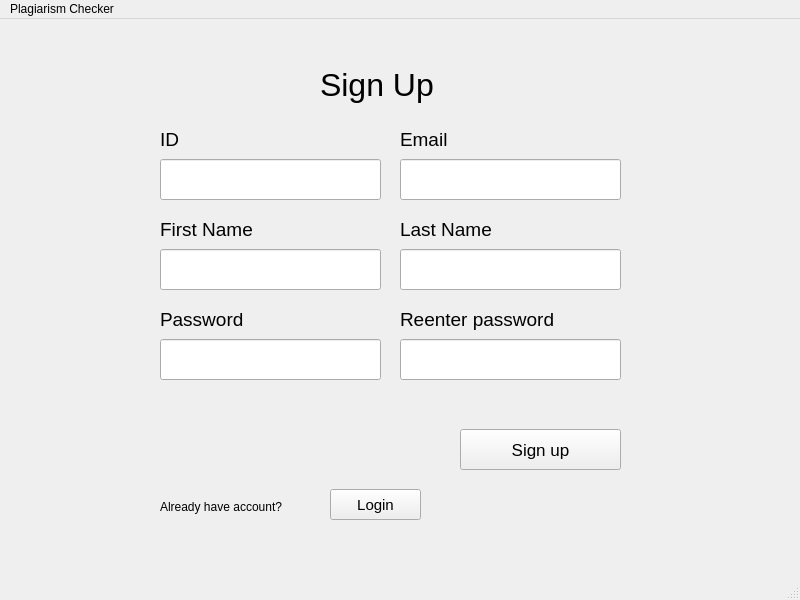
<?xml version="1.0" encoding="UTF-8"?>
<ui version="4.0">
 <class>MainWindow</class>
 <widget class="QMainWindow" name="MainWindow">
  <property name="geometry">
   <rect>
    <x>0</x>
    <y>0</y>
    <width>800</width>
    <height>600</height>
   </rect>
  </property>
  <property name="windowTitle">
   <string>Plagiarism Checker</string>
  </property>
  <widget class="QWidget" name="centralwidget">
   <widget class="QStackedWidget" name="stackedWidget">
    <property name="geometry">
     <rect>
      <x>0</x>
      <y>0</y>
      <width>801</width>
      <height>571</height>
     </rect>
    </property>
    <property name="styleSheet">
     <string notr="true"/>
    </property>
    <property name="currentIndex">
     <number>1</number>
    </property>
    <widget class="QWidget" name="page">
     <widget class="QLineEdit" name="lineEdit_password">
      <property name="geometry">
       <rect>
        <x>240</x>
        <y>270</y>
        <width>281</width>
        <height>41</height>
       </rect>
      </property>
      <property name="font">
       <font>
        <pointsize>14</pointsize>
       </font>
      </property>
      <property name="styleSheet">
       <string notr="true">background-color: #fff;</string>
      </property>
      <property name="echoMode">
       <enum>QLineEdit::Password</enum>
      </property>
     </widget>
     <widget class="QPushButton" name="loginButton">
      <property name="geometry">
       <rect>
        <x>360</x>
        <y>330</y>
        <width>161</width>
        <height>41</height>
       </rect>
      </property>
      <property name="text">
       <string>Log in</string>
      </property>
     </widget>
     <widget class="QLabel" name="label">
      <property name="geometry">
       <rect>
        <x>240</x>
        <y>130</y>
        <width>111</width>
        <height>41</height>
       </rect>
      </property>
      <property name="font">
       <font>
        <pointsize>14</pointsize>
       </font>
      </property>
      <property name="text">
       <string>ID</string>
      </property>
     </widget>
     <widget class="QPushButton" name="pushButton">
      <property name="geometry">
       <rect>
        <x>430</x>
        <y>410</y>
        <width>89</width>
        <height>25</height>
       </rect>
      </property>
      <property name="text">
       <string>Register</string>
      </property>
     </widget>
     <widget class="QLabel" name="label_3">
      <property name="geometry">
       <rect>
        <x>240</x>
        <y>415</y>
        <width>181</width>
        <height>16</height>
       </rect>
      </property>
      <property name="text">
       <string>Don't have account yet?</string>
      </property>
     </widget>
     <widget class="QLabel" name="label_2">
      <property name="geometry">
       <rect>
        <x>240</x>
        <y>230</y>
        <width>111</width>
        <height>41</height>
       </rect>
      </property>
      <property name="font">
       <font>
        <pointsize>14</pointsize>
       </font>
      </property>
      <property name="text">
       <string>Password</string>
      </property>
     </widget>
     <widget class="QLineEdit" name="lineEdit_login">
      <property name="geometry">
       <rect>
        <x>240</x>
        <y>170</y>
        <width>281</width>
        <height>41</height>
       </rect>
      </property>
      <property name="font">
       <font>
        <pointsize>14</pointsize>
       </font>
      </property>
      <property name="styleSheet">
       <string notr="true">background-color: #fff;</string>
      </property>
     </widget>
     <widget class="QLabel" name="label_13">
      <property name="geometry">
       <rect>
        <x>330</x>
        <y>50</y>
        <width>81</width>
        <height>51</height>
       </rect>
      </property>
      <property name="font">
       <font>
        <pointsize>24</pointsize>
       </font>
      </property>
      <property name="text">
       <string>Login</string>
      </property>
     </widget>
    </widget>
    <widget class="QWidget" name="page_2">
     <widget class="QLineEdit" name="lineEdit_login_2">
      <property name="geometry">
       <rect>
        <x>160</x>
        <y>140</y>
        <width>221</width>
        <height>41</height>
       </rect>
      </property>
      <property name="font">
       <font>
        <pointsize>14</pointsize>
       </font>
      </property>
     </widget>
     <widget class="QPushButton" name="loginButton_2">
      <property name="geometry">
       <rect>
        <x>460</x>
        <y>410</y>
        <width>161</width>
        <height>41</height>
       </rect>
      </property>
      <property name="font">
       <font>
        <pointsize>13</pointsize>
       </font>
      </property>
      <property name="text">
       <string>Sign up</string>
      </property>
     </widget>
     <widget class="QLabel" name="label_4">
      <property name="geometry">
       <rect>
        <x>160</x>
        <y>100</y>
        <width>111</width>
        <height>41</height>
       </rect>
      </property>
      <property name="font">
       <font>
        <pointsize>14</pointsize>
       </font>
      </property>
      <property name="text">
       <string>ID</string>
      </property>
     </widget>
     <widget class="QLabel" name="label_5">
      <property name="geometry">
       <rect>
        <x>160</x>
        <y>190</y>
        <width>111</width>
        <height>41</height>
       </rect>
      </property>
      <property name="font">
       <font>
        <pointsize>14</pointsize>
       </font>
      </property>
      <property name="text">
       <string>First Name</string>
      </property>
     </widget>
     <widget class="QLineEdit" name="lineEdit_fn">
      <property name="geometry">
       <rect>
        <x>160</x>
        <y>230</y>
        <width>221</width>
        <height>41</height>
       </rect>
      </property>
      <property name="font">
       <font>
        <pointsize>14</pointsize>
       </font>
      </property>
     </widget>
     <widget class="QLabel" name="label_6">
      <property name="geometry">
       <rect>
        <x>160</x>
        <y>480</y>
        <width>181</width>
        <height>16</height>
       </rect>
      </property>
      <property name="text">
       <string>Already have account? </string>
      </property>
     </widget>
     <widget class="QLineEdit" name="lineEdit_password_2">
      <property name="geometry">
       <rect>
        <x>160</x>
        <y>320</y>
        <width>221</width>
        <height>41</height>
       </rect>
      </property>
      <property name="font">
       <font>
        <pointsize>14</pointsize>
       </font>
      </property>
      <property name="echoMode">
       <enum>QLineEdit::Password</enum>
      </property>
     </widget>
     <widget class="QLabel" name="label_8">
      <property name="geometry">
       <rect>
        <x>160</x>
        <y>280</y>
        <width>111</width>
        <height>41</height>
       </rect>
      </property>
      <property name="font">
       <font>
        <pointsize>14</pointsize>
       </font>
      </property>
      <property name="text">
       <string>Password</string>
      </property>
     </widget>
     <widget class="QLineEdit" name="lineEdit_ln">
      <property name="geometry">
       <rect>
        <x>400</x>
        <y>230</y>
        <width>221</width>
        <height>41</height>
       </rect>
      </property>
      <property name="font">
       <font>
        <pointsize>14</pointsize>
       </font>
      </property>
     </widget>
     <widget class="QLabel" name="label_11">
      <property name="geometry">
       <rect>
        <x>400</x>
        <y>190</y>
        <width>111</width>
        <height>41</height>
       </rect>
      </property>
      <property name="font">
       <font>
        <pointsize>14</pointsize>
       </font>
      </property>
      <property name="text">
       <string>Last Name</string>
      </property>
     </widget>
     <widget class="QLineEdit" name="lineEdit_password_2_re">
      <property name="geometry">
       <rect>
        <x>400</x>
        <y>320</y>
        <width>221</width>
        <height>41</height>
       </rect>
      </property>
      <property name="font">
       <font>
        <pointsize>14</pointsize>
       </font>
      </property>
      <property name="echoMode">
       <enum>QLineEdit::Password</enum>
      </property>
     </widget>
     <widget class="QLabel" name="label_9">
      <property name="geometry">
       <rect>
        <x>400</x>
        <y>280</y>
        <width>171</width>
        <height>41</height>
       </rect>
      </property>
      <property name="font">
       <font>
        <pointsize>14</pointsize>
       </font>
      </property>
      <property name="text">
       <string>Reenter password</string>
      </property>
     </widget>
     <widget class="QPushButton" name="loginButton_3">
      <property name="geometry">
       <rect>
        <x>330</x>
        <y>470</y>
        <width>91</width>
        <height>31</height>
       </rect>
      </property>
      <property name="font">
       <font>
        <pointsize>11</pointsize>
       </font>
      </property>
      <property name="text">
       <string>Login</string>
      </property>
     </widget>
     <widget class="QLabel" name="label_7">
      <property name="geometry">
       <rect>
        <x>320</x>
        <y>40</y>
        <width>131</width>
        <height>51</height>
       </rect>
      </property>
      <property name="font">
       <font>
        <pointsize>24</pointsize>
       </font>
      </property>
      <property name="text">
       <string>Sign Up</string>
      </property>
     </widget>
     <widget class="QLineEdit" name="lineEdit_email">
      <property name="geometry">
       <rect>
        <x>400</x>
        <y>140</y>
        <width>221</width>
        <height>41</height>
       </rect>
      </property>
      <property name="font">
       <font>
        <pointsize>14</pointsize>
       </font>
      </property>
      <property name="echoMode">
       <enum>QLineEdit::Normal</enum>
      </property>
     </widget>
     <widget class="QLabel" name="label_18">
      <property name="geometry">
       <rect>
        <x>400</x>
        <y>100</y>
        <width>111</width>
        <height>41</height>
       </rect>
      </property>
      <property name="font">
       <font>
        <pointsize>14</pointsize>
       </font>
      </property>
      <property name="text">
       <string>Email</string>
      </property>
     </widget>
    </widget>
    <widget class="QWidget" name="page_3">
     <widget class="QLabel" name="label_15">
      <property name="geometry">
       <rect>
        <x>70</x>
        <y>92</y>
        <width>256</width>
        <height>24</height>
       </rect>
      </property>
      <property name="font">
       <font>
        <pointsize>16</pointsize>
       </font>
      </property>
      <property name="text">
       <string>Text 1</string>
      </property>
     </widget>
     <widget class="QTextEdit" name="textEdit_1">
      <property name="geometry">
       <rect>
        <x>70</x>
        <y>122</y>
        <width>301</width>
        <height>291</height>
       </rect>
      </property>
     </widget>
     <widget class="QLabel" name="label_12">
      <property name="geometry">
       <rect>
        <x>180</x>
        <y>20</y>
        <width>421</width>
        <height>51</height>
       </rect>
      </property>
      <property name="font">
       <font>
        <pointsize>24</pointsize>
       </font>
      </property>
      <property name="text">
       <string>Content Similarity Detection</string>
      </property>
     </widget>
     <widget class="QTextEdit" name="textEdit_2">
      <property name="geometry">
       <rect>
        <x>420</x>
        <y>120</y>
        <width>301</width>
        <height>291</height>
       </rect>
      </property>
     </widget>
     <widget class="QLabel" name="label_16">
      <property name="geometry">
       <rect>
        <x>420</x>
        <y>90</y>
        <width>256</width>
        <height>24</height>
       </rect>
      </property>
      <property name="font">
       <font>
        <pointsize>16</pointsize>
       </font>
      </property>
      <property name="text">
       <string>Text 2</string>
      </property>
     </widget>
     <widget class="QPushButton" name="pushButton_2">
      <property name="geometry">
       <rect>
        <x>610</x>
        <y>440</y>
        <width>111</width>
        <height>41</height>
       </rect>
      </property>
      <property name="font">
       <font>
        <pointsize>18</pointsize>
       </font>
      </property>
      <property name="text">
       <string>Check</string>
      </property>
     </widget>
     <widget class="QLabel" name="label_14">
      <property name="geometry">
       <rect>
        <x>290</x>
        <y>440</y>
        <width>121</width>
        <height>41</height>
       </rect>
      </property>
      <property name="font">
       <font>
        <pointsize>18</pointsize>
        <weight>75</weight>
        <bold>true</bold>
       </font>
      </property>
      <property name="text">
       <string>Similarity</string>
      </property>
     </widget>
     <widget class="QLabel" name="label_17">
      <property name="geometry">
       <rect>
        <x>420</x>
        <y>440</y>
        <width>101</width>
        <height>41</height>
       </rect>
      </property>
      <property name="minimumSize">
       <size>
        <width>100</width>
        <height>0</height>
       </size>
      </property>
      <property name="font">
       <font>
        <pointsize>18</pointsize>
       </font>
      </property>
      <property name="text">
       <string>0.00 %</string>
      </property>
     </widget>
    </widget>
   </widget>
  </widget>
  <widget class="QMenuBar" name="menubar">
   <property name="geometry">
    <rect>
     <x>0</x>
     <y>0</y>
     <width>800</width>
     <height>22</height>
    </rect>
   </property>
   <widget class="QMenu" name="menuPlagiarism_Checker">
    <property name="title">
     <string>Plagiarism Checker</string>
    </property>
    <addaction name="separator"/>
    <addaction name="separator"/>
    <addaction name="actionLog_out"/>
    <addaction name="separator"/>
    <addaction name="actionExit"/>
   </widget>
   <addaction name="menuPlagiarism_Checker"/>
  </widget>
  <widget class="QStatusBar" name="statusbar"/>
  <action name="actionLog_out">
   <property name="text">
    <string>Log out</string>
   </property>
  </action>
  <action name="actionExit">
   <property name="text">
    <string>Exit</string>
   </property>
  </action>
 </widget>
 <resources/>
 <connections/>
</ui>
